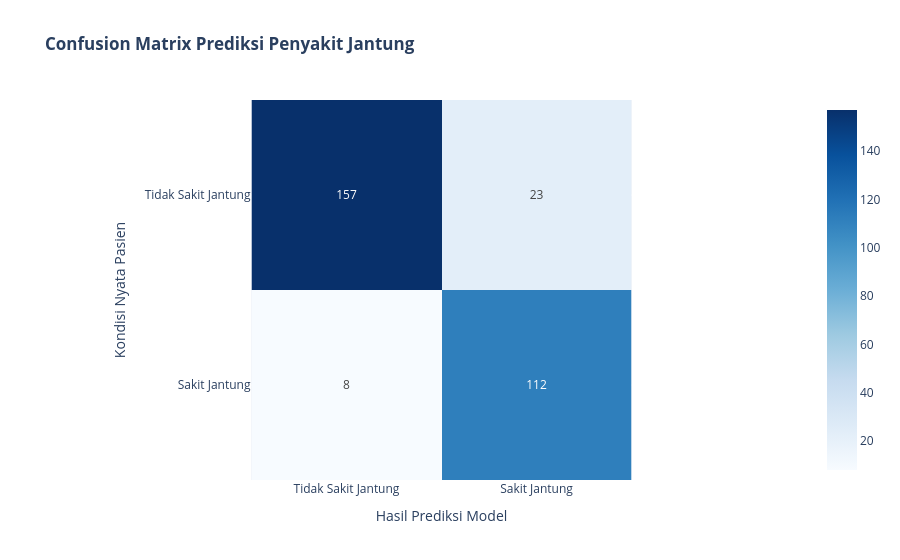
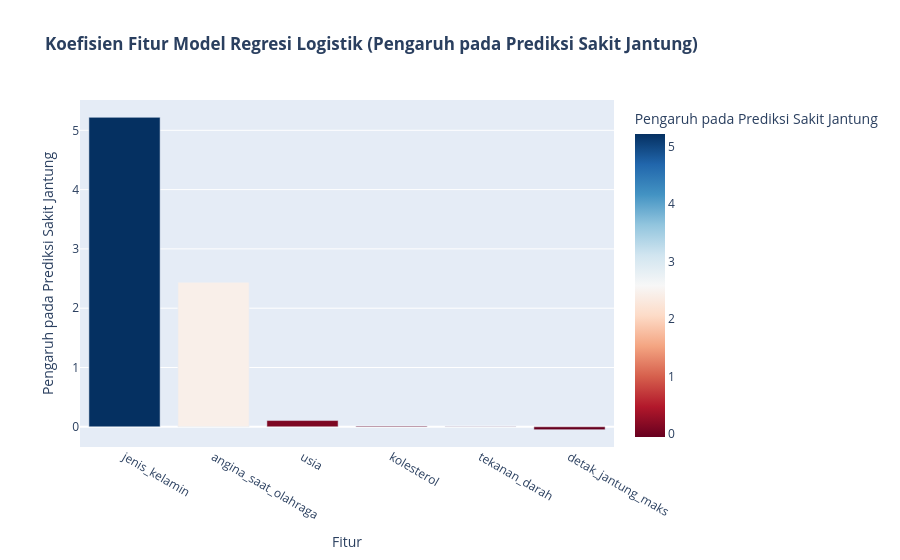

Notebook code cell kept with these figures, in order:
### Markdown cell above
## Pustaka (library) Machine Learning
Scikit-learn (atau biasa ditulis sklearn) adalah pustaka (library) paling populer di Python yang digunakan untuk membangun model Machine Learning tradisional.
Pustaka ini sangat disukai karena menyediakan berbagai algoritma siap pakai (seperti Klasifikasi, Regresi, Clustering) serta alat untuk memproses data dan mengevaluasi performa model.

### Code cell
import numpy as np
import pandas as pd
from sklearn.model_selection import train_test_split
from sklearn.linear_model import LogisticRegression
from sklearn.metrics import confusion_matrix, accuracy_score
import plotly.express as px
import plotly.graph_objects as go

# 1. Membuat dataset sintetis untuk prediksi penyakit jantung
np.random.seed(42)
num_samples = 1000

data_ml = {
    'age': np.random.randint(30, 75, num_samples),
    'sex': np.random.choice([0, 1], num_samples, p=[0.4, 0.6]), # 0=Female, 1=Male
    'cholesterol': np.random.randint(150, 300, num_samples),
    'blood_pressure': np.random.randint(100, 180, num_samples),
    'max_hr': np.random.randint(120, 200, num_samples),
    'exercise_angina': np.random.choice([0, 1], num_samples, p=[0.7, 0.3]), # 0=No, 1=Yes
}

df_ml = pd.DataFrame(data_ml)

# Membuat variabel target 'heart_disease' berdasarkan aturan yang disimulasikan
# Misal: usia lebih tinggi, kolesterol, tekanan darah, dan angina saat berolahraga meningkatkan risiko
heart_disease_risk = (
    0.3 * (df_ml['age'] / df_ml['age'].max()) +
    0.2 * df_ml['sex'] +
    0.25 * (df_ml['cholesterol'] / df_ml['cholesterol'].max()) +
    0.2 * (df_ml['blood_pressure'] / df_ml['blood_pressure'].max()) +
    0.1 * df_ml['exercise_angina'] -
    0.15 * (df_ml['max_hr'] / df_ml['max_hr'].max()) # Denyut jantung maksimal yang lebih tinggi mungkin menurunkan risiko
)
df_ml['heart_disease'] = (heart_disease_risk > np.percentile(heart_disease_risk, 60)).astype(int) # 40% teratas memiliki penyakit jantung

# Mengganti nama kolom ke Bahasa Indonesia
df_ml = df_ml.rename(columns={
    'age': 'usia',
    'sex': 'jenis_kelamin',
    'cholesterol': 'kolesterol',
    'blood_pressure': 'tekanan_darah',
    'max_hr': 'detak_jantung_maks',
    'exercise_angina': 'angina_saat_olahraga',
    'heart_disease': 'penyakit_jantung'
})

print("Dataset Sintetis Penyakit Jantung :")
display(df_ml.head())

# Klasifikasi (Classification) Digunakan ketika output yang ingin diprediksi berupa kategori atau label diskrit.
# 2. Membagi data menjadi training dan testing sets
X = df_ml.drop('penyakit_jantung', axis=1)
y = df_ml['penyakit_jantung']

X_train, X_test, y_train, y_test = train_test_split(X, y, test_size=0.3, random_state=42, stratify=y)

# 3. Melatih model Machine Learning sederhana (Regresi Logistik)
model = LogisticRegression(random_state=42, solver='liblinear', max_iter=1000)
model.fit(X_train, y_train)

# 4. Melakukan prediksi pada test set
y_pred = model.predict(X_test)

# 5. Mengevaluasi model - Confusion Matrix dan Akurasi
cm = confusion_matrix(y_test, y_pred)
accuracy = accuracy_score(y_test, y_pred)

print(f"\nAkurasi Model: {accuracy:.2f}")
print("Confusion Matrix:")
print(cm)

# 6. Memvisualisasikan Confusion Matrix menggunakan Plotly
cm_labels = ['Tidak Sakit Jantung', 'Sakit Jantung']

fig_ml_cm = px.imshow(
    cm,
    x=cm_labels,
    y=cm_labels,
    color_continuous_scale='Blues',
    text_auto=True,
    labels=dict(x="Prediksi Model", y="Kondisi Aktual Pasien"),
    title="<b>Confusion Matrix Prediksi Penyakit Jantung</b>"
)

fig_ml_cm.update_layout(
    xaxis_title="Hasil Prediksi Model",
    yaxis_title="Kondisi Nyata Pasien"
)

fig_ml_cm.show()

# Memvisualisasikan Koefisien Fitur (Feature Importance) untuk Regresi Logistik
feature_importance = pd.DataFrame({
    'Fitur': X.columns,
    'Koefisien': model.coef_[0]
}).sort_values(by='Koefisien', ascending=False)

fig_feature_imp = px.bar(
    feature_importance,
    x='Fitur',
    y='Koefisien',
    color='Koefisien',
    color_continuous_scale=px.colors.sequential.RdBu,
    title='<b>Koefisien Fitur Model Regresi Logistik (Pengaruh pada Prediksi Sakit Jantung)</b>',
    labels={'Koefisien': 'Pengaruh pada Prediksi Sakit Jantung'}
)
fig_feature_imp.update_layout(showlegend=False)
fig_feature_imp.show()

### Figure 1 — Plotly figure (JSON) as saved in the notebook; plotly's stock layout.template omitted (floating-point values rounded to 4 significant figures)
{"data": [{"coloraxis": "coloraxis", "hovertemplate": "Prediksi Model: %{x}<br>Kondisi Aktual Pasien: %{y}<br>color: %{z}<extra></extra>", "name": "0", "texttemplate": "%{z}", "type": "heatmap", "x": ["Tidak Sakit Jantung", "Sakit Jantung"], "xaxis": "x", "y": ["Tidak Sakit Jantung", "Sakit Jantung"], "yaxis": "y", "z": [[157, 23], [8, 112]]}], "layout": {"coloraxis": {"autocolorscale": false, "colorscale": [[0, "rgb(247,251,255)"], [0.125, "rgb(222,235,247)"], [0.25, "rgb(198,219,239)"], [0.375, "rgb(158,202,225)"], [0.5, "rgb(107,174,214)"], [0.625, "rgb(66,146,198)"], [0.75, "rgb(33,113,181)"], [0.875, "rgb(8,81,156)"], [1, "rgb(8,48,107)"]]}, "title": {"text": "<b>Confusion Matrix Prediksi Penyakit Jantung</b>"}, "xaxis": {"anchor": "y", "constrain": "domain", "domain": [0, 1], "scaleanchor": "y", "title": {"text": "Hasil Prediksi Model"}}, "yaxis": {"anchor": "x", "autorange": "reversed", "constrain": "domain", "domain": [0, 1], "title": {"text": "Kondisi Nyata Pasien"}}}}

### Figure 2 — Plotly figure (JSON) as saved in the notebook; plotly's stock layout.template omitted (floating-point values rounded to 4 significant figures)
{"data": [{"hovertemplate": "Fitur=%{x}<br>Pengaruh pada Prediksi Sakit Jantung=%{marker.color}<extra></extra>", "legendgroup": "", "marker": {"color": [5.219, 2.437, 0.1053, 0.0119, 0.00497, -0.04812], "coloraxis": "coloraxis", "pattern": {"shape": ""}}, "name": "", "orientation": "v", "showlegend": false, "textposition": "auto", "type": "bar", "x": ["jenis_kelamin", "angina_saat_olahraga", "usia", "kolesterol", "tekanan_darah", "detak_jantung_maks"], "xaxis": "x", "y": [5.219, 2.437, 0.1053, 0.0119, 0.00497, -0.04812], "yaxis": "y"}], "layout": {"barmode": "relative", "coloraxis": {"autocolorscale": false, "colorbar": {"title": {"text": "Pengaruh pada Prediksi Sakit Jantung"}}, "colorscale": [[0, "rgb(103,0,31)"], [0.1, "rgb(178,24,43)"], [0.2, "rgb(214,96,77)"], [0.3, "rgb(244,165,130)"], [0.4, "rgb(253,219,199)"], [0.5, "rgb(247,247,247)"], [0.6, "rgb(209,229,240)"], [0.7, "rgb(146,197,222)"], [0.8, "rgb(67,147,195)"], [0.9, "rgb(33,102,172)"], [1, "rgb(5,48,97)"]]}, "legend": {"tracegroupgap": 0}, "showlegend": false, "title": {"text": "<b>Koefisien Fitur Model Regresi Logistik (Pengaruh pada Prediksi Sakit Jantung)</b>"}, "xaxis": {"anchor": "y", "domain": [0, 1], "title": {"text": "Fitur"}}, "yaxis": {"anchor": "x", "domain": [0, 1], "title": {"text": "Pengaruh pada Prediksi Sakit Jantung"}}}}
